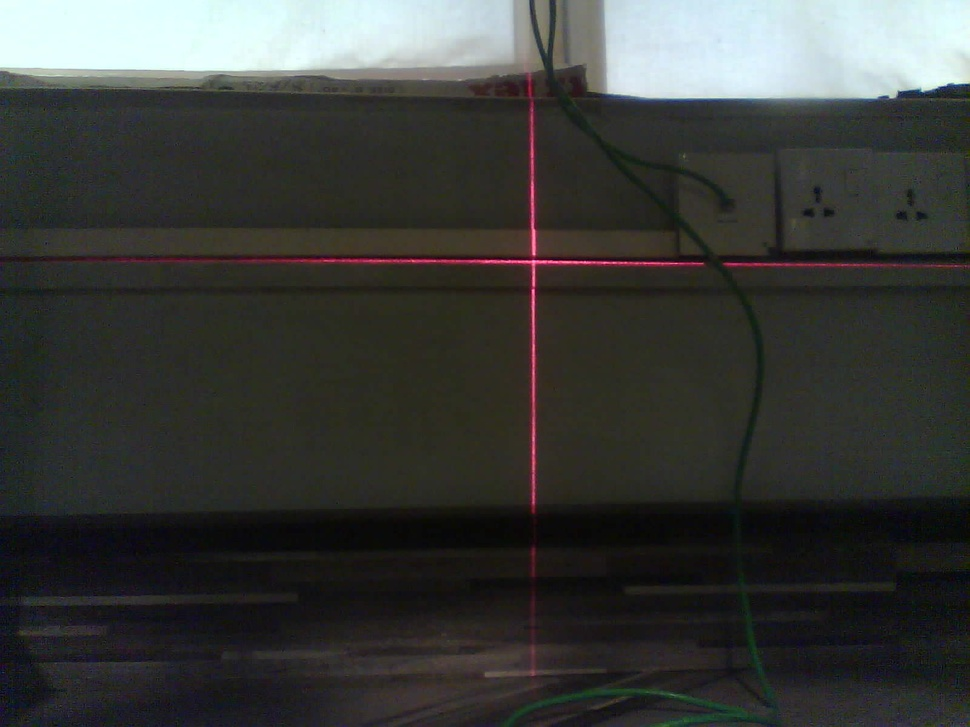
#> input picture lidar/images/_100acm.jpg, 970 x 727 px, shrunk from 1600 x 1200 before the run; its folder holds only this picture in this run
$ python main.py
#> lines starting #> are read from the running program, lines starting #| are printed output that depends on the picture; after the words box and inside, x2 and y2 are one past the last pixel; in counts of white or black regions, pixels touching at a corner belong together; long printed decimals are rounded
import cv2
import numpy as np
import os

def detect_laser_line(image):
    # Step 1: Convert image to HSV color space
    hsv = cv2.cvtColor(image, cv2.COLOR_BGR2HSV)

    # Step 2: Define range for red color (both light and dark red)
    lower_red1 = np.array([0, 100, 100])
    upper_red1 = np.array([10, 255, 255])
    lower_red2 = np.array([160, 100, 100])
    upper_red2 = np.array([179, 255, 255])

    # Step 3: Create masks for red color and combine them
    mask1 = cv2.inRange(hsv, lower_red1, upper_red1)
    mask2 = cv2.inRange(hsv, lower_red2, upper_red2)
    red_mask = cv2.bitwise_or(mask1, mask2)

    # Step 4: Threshold to create a binary image for line detection
    binary = cv2.threshold(red_mask, 50, 255, cv2.THRESH_BINARY)[1]

    # Step 5: Use Hough Line Transform to detect lines
    # (Adjust parameters for your image resolution and line visibility)
    lines = cv2.HoughLinesP(binary, rho=1, theta=np.pi / 180, threshold=1, minLineLength=5, maxLineGap=100)

    # Step 6: Draw detected lines that meet the red color criterion
    points = []
    if lines is not None:
        for line in lines:
            x1, y1, x2, y2 = line[0]
            # Draw the line on the original image
            cv2.line(image, (x1, y1), (x2, y2), (0, 255, 0), 2)  # Green line for visualization
            a_point = (x1, y1)
            b_point = (x2, y2)
            points.append((a_point, b_point))


    return image, points


def complete_vertical_line(image, segments, y_threshold=10):
    # Sort line segments based on the minimum y-coordinate of each segment's endpoints
    segments = sorted(segments, key=lambda segment: min(segment[0][1], segment[1][1]))

    # Initialize a list to store x-coordinates where the vertical line should be drawn
    complete_x_coords = [min(segments[0][0][0], segments[0][1][0])]

    # Iterate over sorted segments to find and connect close y-coordinates
    for i in range(1, len(segments)):
        # Get the x-coordinate of the segment closest to the y-axis condition
        current_x = min(segments[i][0][0], segments[i][1][0])

        # Check if the y-coordinate is close enough to the previous y-coordinate
        if abs(complete_x_coords[-1] - current_x) <= y_threshold:
            # Add the x-coordinate to the list if it's within the threshold
            complete_x_coords.append(current_x)

    # Calculate the average x-coordinate for the line position
    if complete_x_coords:
        average_x = int(sum(complete_x_coords) / len(complete_x_coords))
    else:
        average_x = 0  # Default in case no coordinates found within threshold

    # Draw a vertical line at the calculated average x position
    image_height = image.shape[0]
    cv2.line(image, (average_x, 0), (average_x, image_height), (0, 0, 255), 2)  # Red vertical line

    return average_x

# funtion for complete horizontal line

def complete_horizontal_line(image, segments, x_threshold=10):
    # Sort line segments based on the minimum x-coordinate of each segment's endpoints
    segments = sorted(segments, key=lambda segment: min(segment[0][0], segment[1][0]))

    # Initialize a list to store y-coordinates where the horizontal line should be drawn
    complete_y_coords = [min(segments[0][0][1], segments[0][1][1])]

    # Iterate over sorted segments to find and connect close x-coordinates
    for i in range(1, len(segments)):
        # Get the y-coordinate of the segment closest to the x-axis condition
        current_y = min(segments[i][0][1], segments[i][1][1])

        # Check if the x-coordinate is close enough to the previous x-coordinate
        if abs(complete_y_coords[-1] - current_y) <= x_threshold:
            # Add the y-coordinate to the list if it's within the threshold
            complete_y_coords.append(current_y)

    # Calculate the average y-coordinate for the line position
    if complete_y_coords:
        average_y = int(sum(complete_y_coords) / len(complete_y_coords))
    else:
        average_y = 0  # Default in case no coordinates found within threshold

    # Draw a horizontal line at the calculated average y position
    image_width = image.shape[1]
    cv2.line(image, (0, average_y), (image_width, average_y), (0, 0, 255), 2)  # Red horizontal line

    return average_y

# Directories
to_process_dir = './images'
laser_detected_dir = './laser_detected'
coordinates_dir = './coordinates_detected'

# Create output directories if they don't exist
os.makedirs(laser_detected_dir, exist_ok=True)
os.makedirs(coordinates_dir, exist_ok=True)


def predictDistanceAccTo_x_Cordinates(x):
    return (-2.449667700795079e-05 * x**3
            + 0.07483786812947929 * x**2
            - 76.28786215573622 * x
            + 25978.577127861463)

def predictDistanceAccTo_y_Cordinates(y):
    return (2.8138839924614784e-05 * y**3
            - 0.025410657787418665 * y**2
            + 7.595435158317794 * y
            - 705.4154291595778)

def process_images():
    for filename in os.listdir(to_process_dir):
        # Ensure we only process image files (skip directories or other file types)
        if filename.lower().endswith(('.jpg', '.jpeg', '.png')):
            # Construct full path for the image
            image_path = os.path.join(to_process_dir, filename)
            image = cv2.imread(image_path)
#> image is the input picture: shape (727, 970, 3); mean B, G, R 58, 60.7, 59.1

            if image is None:
                print(f"Could not read image {filename}. Skipping.")
                continue

            # Detect laser line
            result_image, points = detect_laser_line(image)
#> in detect_laser_line, `mask1 = cv2.inRange(hsv, lower_red1, upper_red1)`:
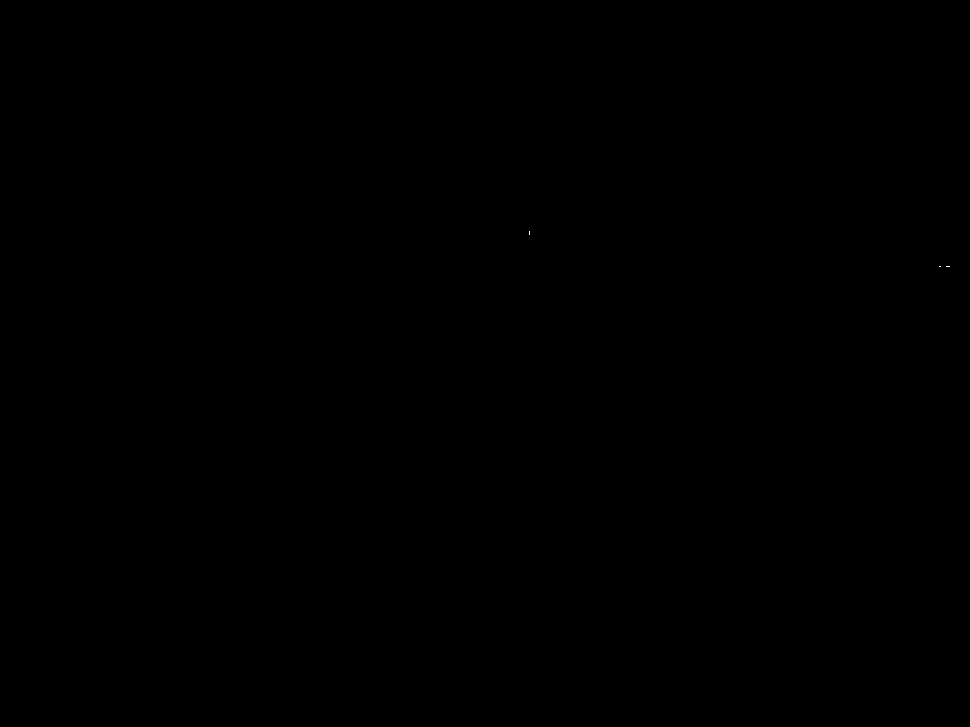
#> mask1: shape (727, 970); 0% white in thin lines or dots, all inside (x1, y1, x2, y2) = (529, 231, 950, 267)
#> in detect_laser_line, `mask2 = cv2.inRange(hsv, lower_red2, upper_red2)`:
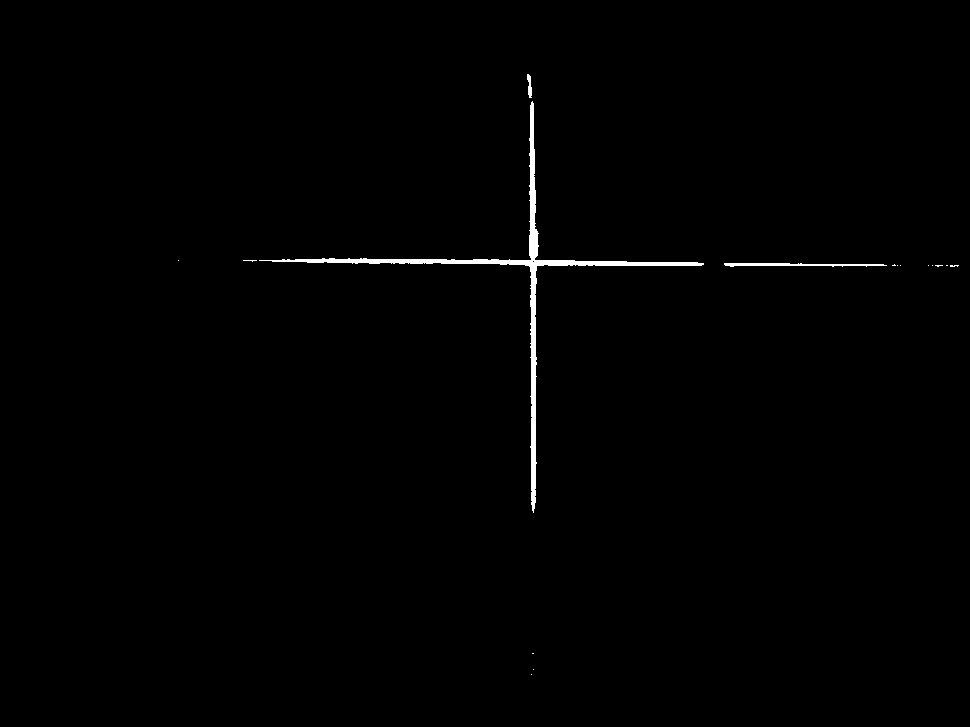
#> mask2: shape (727, 970); 0.65% white; 16 white regions (13 under 20 px), largest, box (x1, y1, x2, y2) and area: (259, 101, 704, 513) 4073, (724, 263, 887, 267) 399, (527, 74, 532, 98) 78
#> in detect_laser_line, `lines = cv2.HoughLinesP(binary, rho=1, theta=np.pi / 180, threshold=1,..`: lines = 64 rows, first 6: [535, 502, 535, 190], [536, 463, 536, 229], [533, 512, 533, 103], [537, 265, 537, 231], [534, 508, 534, 149], [532, 510, 532, 101]
#> the loop in detect_laser_line, `for line in lines:` made 64 passes
#> after the loop in detect_laser_line, `for line in lines:`:
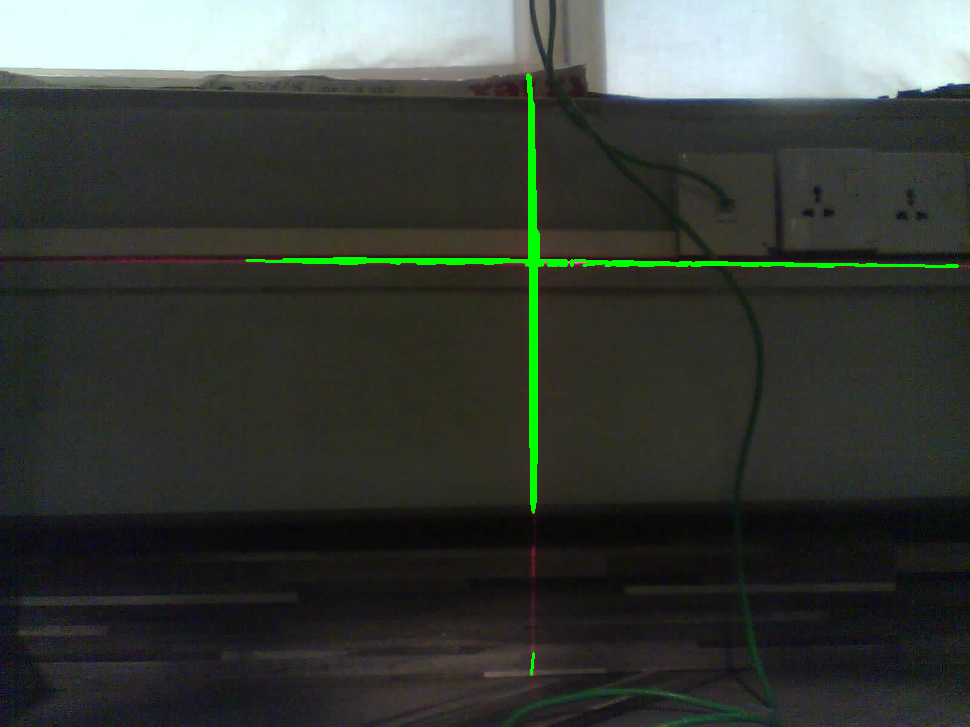
#> image: shape (727, 970, 3); 1.03% of pixels changed, all inside (x1, y1, x2, y2) = (245, 73, 959, 676)
#> after the loop in detect_laser_line, `for line in lines:`: points = 64 items
#> points = 64 items

            # Save the result after laser line detection
            laser_detected_path = os.path.join(laser_detected_dir, filename)
            cv2.imwrite(laser_detected_path, result_image)

            # Draw complete horizontal and vertical lines
            y_axis = complete_horizontal_line(result_image, points)
#> in complete_horizontal_line, `complete_y_coords = [min(segments[0][0][1], segments[0][1][1])]`: complete_y_coords = [260]
#> the loop in complete_horizontal_line, `for i in range(1, len(segments)):` made 63 passes
#> current_y on passes 1 to 8: 259, 260, 260, 260, 260, 258, 259, 260
#> after the loop in complete_horizontal_line, `for i in range(1, len(segments)):`: complete_y_coords = 51 values, max 265 at index 50, min 258 at index 6, mean 260.6
#> in complete_horizontal_line, `average_y = int(sum(complete_y_coords) / len(complete_y_coords))`: average_y = 260
#> y_axis = 260
            x_axis = complete_vertical_line(result_image, points)
#> in complete_vertical_line, `segments = sorted(segments, key=lambda segment: min(segment[0][1], seg..`: segments = 64 items
#> in complete_vertical_line, `complete_x_coords = [min(segments[0][0][0], segments[0][1][0])]`: complete_x_coords = [527]
#> the loop in complete_vertical_line, `for i in range(1, len(segments)):` made 63 passes
#> current_x on passes 1 to 8: 528, 529, 530, 531, 532, 533, 534, 535
#> after the loop in complete_vertical_line, `for i in range(1, len(segments)):`: complete_x_coords = [527, 528, 529, 530, 531, 532, 533, 534, 535, 536, 537, 538, 539, 548, 553, 559, 560, 556, 557, 564, 555, 549, 552, 542]
#> in complete_vertical_line, `average_x = int(sum(complete_x_coords) / len(complete_x_coords))`: average_x = 542
#> in complete_vertical_line, `cv2.line(image, (average_x, 0), (average_x, image_height), (0, 0, 255)..`:
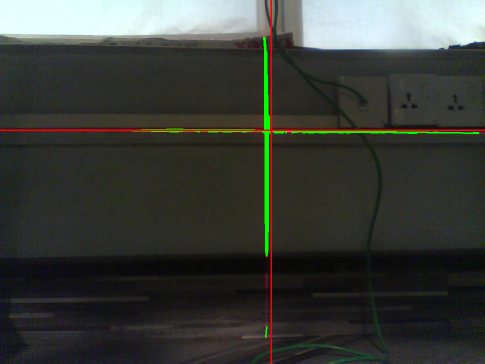
#> image: shape (727, 970, 3) (shown at 1/2 size); mean B, G, R 57.1, 62.2, 59.4
#> x_axis = 542

            print(filename, "x:", x_axis, ", y:", y_axis)
#| _100acm.jpg x: 542 , y: 260

            # Calculate distances based on x and y coordinates
            if x_axis is not None and y_axis is not None:
                dist_x = predictDistanceAccTo_x_Cordinates(x_axis)
#> dist_x = 2714.9
                dist_y = predictDistanceAccTo_y_Cordinates(y_axis)
#> dist_y = 46.21
                print(filename, "x_dist :", dist_x, ", y_dist :", dist_y)
#| _100acm.jpg x_dist : 2714.864 , y_dist : 46.205


                # Draw a bold red dot at the (x_axis, y_axis) coordinates
                cv2.circle(result_image, (x_axis, y_axis), 5, (0, 0, 255), -1)  # Red dot
#> result_image: shape (727, 970, 3); under 0.01% of pixels changed, all inside (x1, y1, x2, y2) = (538, 256, 547, 265)

                # Write the x and y coordinates along with distances near the dot
                font = cv2.FONT_HERSHEY_SIMPLEX
#> font = 0
                cv2.putText(result_image, f"({x_axis}, {y_axis})", (x_axis + 10, y_axis - 10),
                            font, 0.5, (0, 0, 255), 1, cv2.LINE_AA)

                # Write dist_x and dist_y in the top-right corner of the image
                text_x = result_image.shape[1] - 300  # Adjust based on text width if needed
                text_y_start = 30  # Starting y-position for the first line of text

                cv2.putText(result_image, f"dist_x: {dist_x:.2f}", (text_x, text_y_start),
                            font, 1, (0, 255, 0), 1, cv2.LINE_AA)  # Green text for dist_x
                cv2.putText(result_image, f"dist_y: {dist_y:.2f}", (text_x, text_y_start + 50),
                            font, 1, (255, 0, 0), 1, cv2.LINE_AA)  # Blue text for dist_y
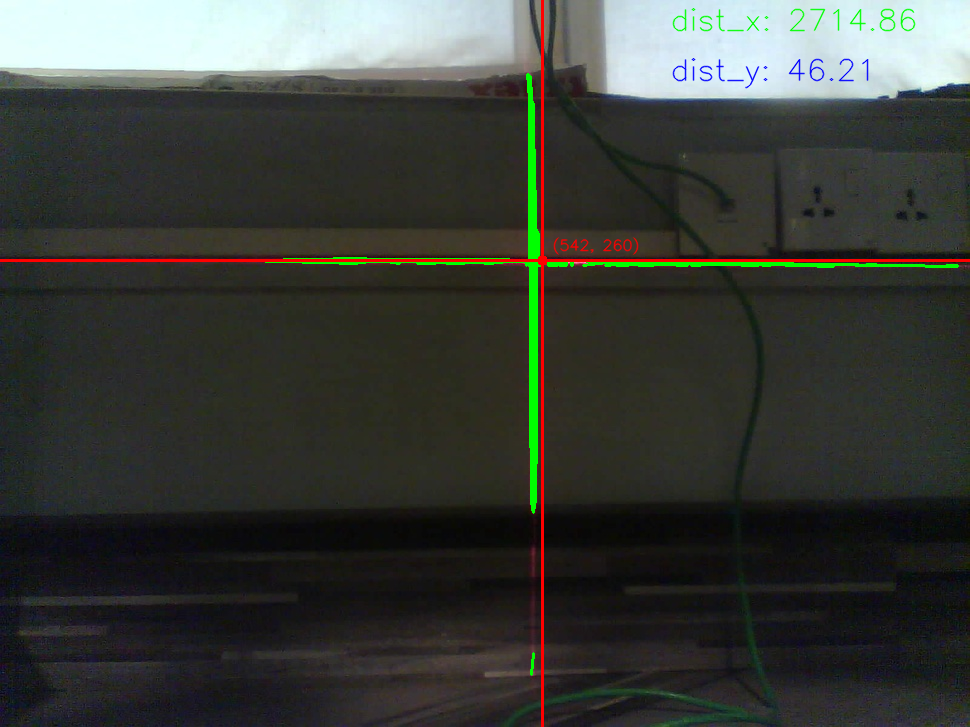
#> result_image: shape (727, 970, 3); mean B, G, R 56.9, 62, 59.1

            # Save the final image with completed lines and distances
            coordinates_detected_path = os.path.join(coordinates_dir, filename)
            cv2.imwrite(coordinates_detected_path, result_image)

            cv2.imshow("Completed Lines with Distances", result_image)
            cv2.waitKey(1000)
            cv2.destroyAllWindows()

            print(f"Processed and saved: {filename} \n\n")

process_images()

$ run again, on lidar/images/_125acm.jpg
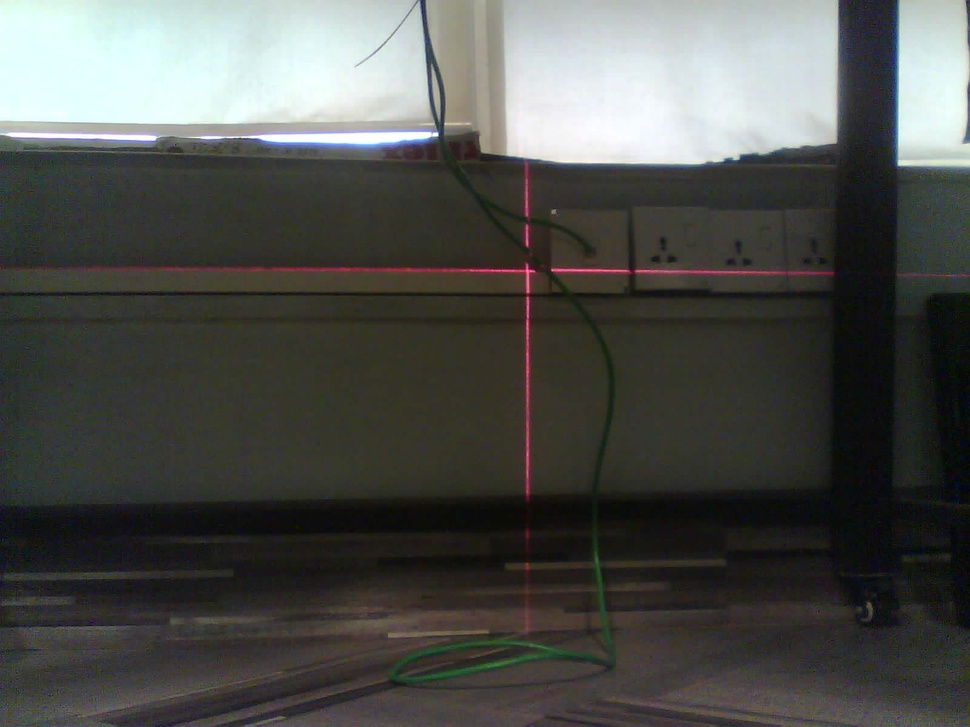
#> input picture lidar/images/_125acm.jpg, 970 x 727 px, shrunk from 1600 x 1200 before the run
#> in process_images, image is the input picture: shape (727, 970, 3); mean B, G, R 76.7, 80.5, 79.2
#> hsv: shape (727, 970, 3); mean H, S, V 61.4, 46.1, 84
#> mask1: shape (727, 970); 0.03% white in thin lines or dots, all inside (x1, y1, x2, y2) = (189, 269, 764, 629)
#> in detect_laser_line, `mask2 = cv2.inRange(hsv, lower_red2, upper_red2)`:
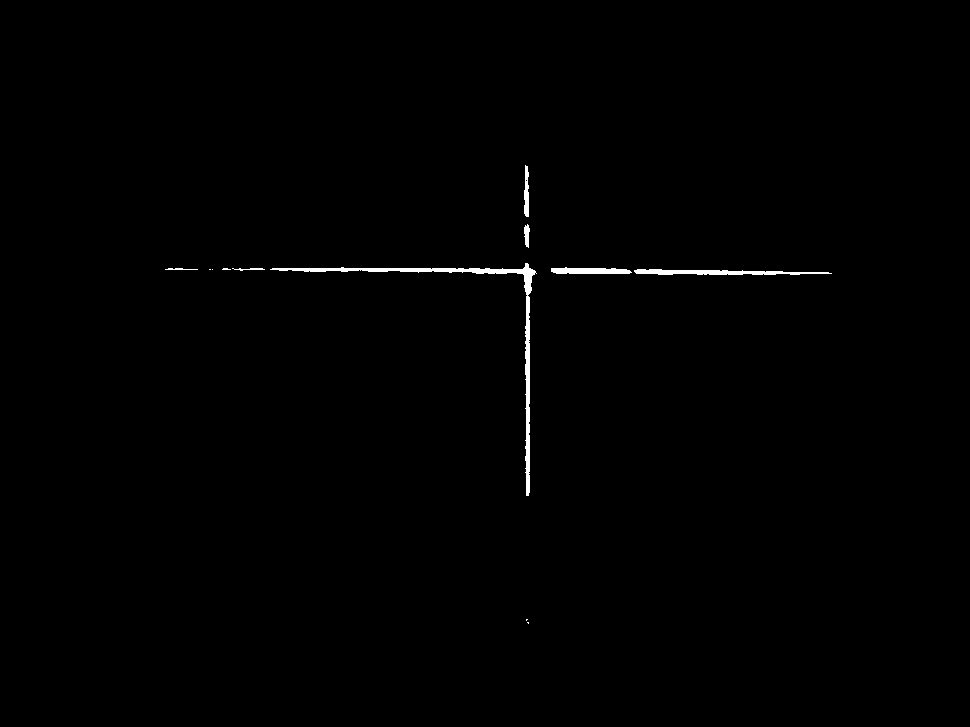
#> mask2: shape (727, 970); 0.52% white; 12 white regions (5 under 20 px), largest, box (x1, y1, x2, y2) and area: (270, 263, 537, 496) 2022, (634, 269, 832, 275) 743, (551, 267, 632, 274) 448
#> red_mask: shape (727, 970); 0.55% white; 12 white regions (4 under 20 px), largest, box (x1, y1, x2, y2) and area: (268, 263, 537, 496) 2165, (634, 269, 832, 275) 752, (551, 267, 632, 274) 450
#> lines = 105 rows, first 6: [527, 626, 527, 166], [529, 492, 529, 228], [637, 269, 681, 273], [561, 273, 561, 268], [706, 270, 799, 274], [526, 626, 526, 166]
#> the loop in detect_laser_line, `for line in lines:` made 105 passes
#> after the loop in detect_laser_line, `for line in lines:`: points = 105 items
#> in complete_horizontal_line, `complete_y_coords = [min(segments[0][0][1], segments[0][1][1])]`: complete_y_coords = [268]
#> the loop in complete_horizontal_line, `for i in range(1, len(segments)):` made 104 passes
#> current_y on passes 1 to 8: 269, 268, 269, 268, 268, 269, 268, 268
#> after the loop in complete_horizontal_line, `for i in range(1, len(segments)):`: complete_y_coords = 99 values, max 272 at index 98, min 267 at index 10, mean 268.7
#> average_y = 268
#> in complete_vertical_line, `segments = sorted(segments, key=lambda segment: min(segment[0][1], seg..`: segments = 105 items
#> in complete_vertical_line, `complete_x_coords = [min(segments[0][0][0], segments[0][1][0])]`: complete_x_coords = [525]
#> the loop in complete_vertical_line, `for i in range(1, len(segments)):` made 104 passes
#> current_x on passes 1 to 8: 527, 526, 528, 524, 529, 565, 291, 566
#> after the loop in complete_vertical_line, `for i in range(1, len(segments)):`: complete_x_coords = [525, 527, 526, 528, 524, 529, 530, 523, 522, 531, 532]
#> average_x = 527
#| _125acm.jpg x: 527 , y: 268
#> dist_x = 2974.1
#> dist_y = 46.71
#| _125acm.jpg x_dist : 2974.108 , y_dist : 46.706
#> font = 0
#> in process_images, `cv2.putText(result_image, f"dist_y: {dist_y:.2f}", (text_x, text_y_sta..`:
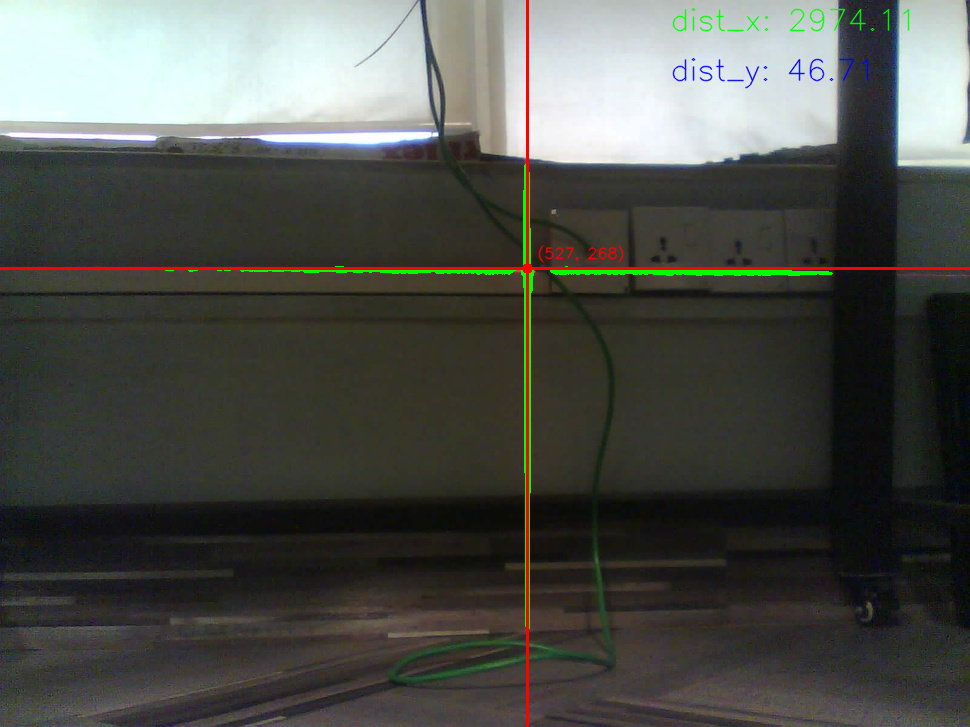
#> result_image: shape (727, 970, 3); mean B, G, R 75.7, 81, 79.5
